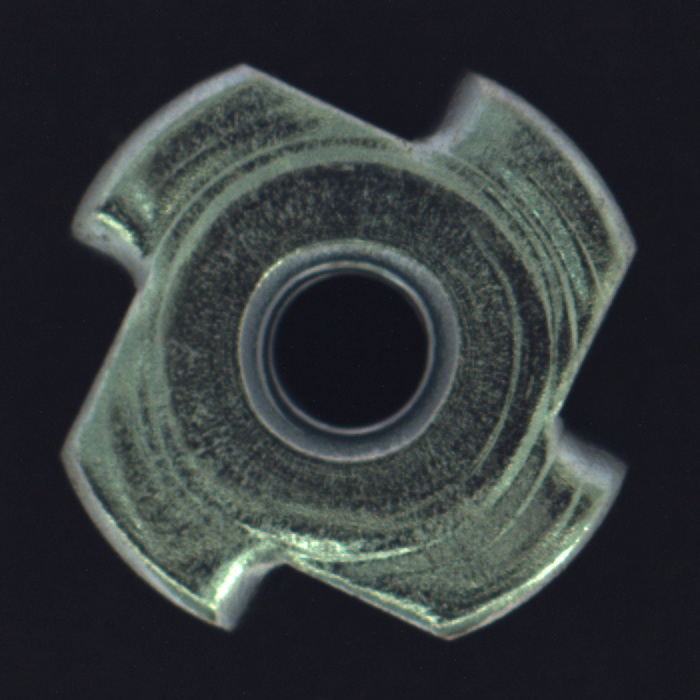
#> input picture mvtech_datasets/metal_nut/test/good/000.png, 700 x 700 px, found by its file name
$ python scratch.py
#> lines starting #> are read from the running program, lines starting #| are printed output that depends on the picture


from PIL import Image
import numpy as np

# Load an image
image = Image.open('../mvtech_datasets/metal_nut/train/good/000.png')  # Replace 'image.jpg' with your image file
#> image is the input picture: PIL image 700x700 RGB; mean R, G, B 51.7, 57.2, 58.2

# Convert the image to a NumPy array
image_array = np.array(image)

# Print the 3D array
print(image_array)
#> (printed output is left out)


# Optional: Display some details about the array
print(f"Shape of the array: {image_array.shape}") # e.g., (height, width, 3) for RGB images
#| Shape of the array: (700, 700, 3)
print(f"Data type: {image_array.dtype}")
#| Data type: uint8

# Iterate through the pixels
height, width, channels = image_array.shape
#> height = 700; width = 700; channels = 3

for y in range(height):
    for x in range(width):
        rgb_values = image_array[y, x]  # Access RGB values at (x, y)
        print(f"x: {x}, y: {y}, RGB: {rgb_values}")

# Convert to grayscale (if needed)
gray_image = image.convert('L')

# Access pixel values
pixels = np.array(gray_image)  # Convert to NumPy array
print(pixels)
pixel_value = pixels[50, 50]   # Get the pixel value at row 50, column 50
#> pixel_value = 25
print("Pixel value:", pixel_value)


# Print the shape of the array
print("Pixel array shape:", pixels.shape)


from PIL import Image
import numpy as np
import matplotlib.pyplot as plt

# Convert the image to a NumPy array
image_array = np.array(image)

# If the image has an alpha channel, remove it for simplicity
if image_array.shape[-1] == 4:
    image_array = image_array[:, :, :3]

# Convert RGB to grayscale for colormap application (optional)
grayscale_image = np.mean(image_array, axis=2)

# Display the image with the Viridis colormap
plt.imshow(grayscale_image, cmap='viridis')
plt.colorbar()  # Optional: Add a colorbar to show the mapping
plt.title("Image in Viridis Colormap")
plt.show()
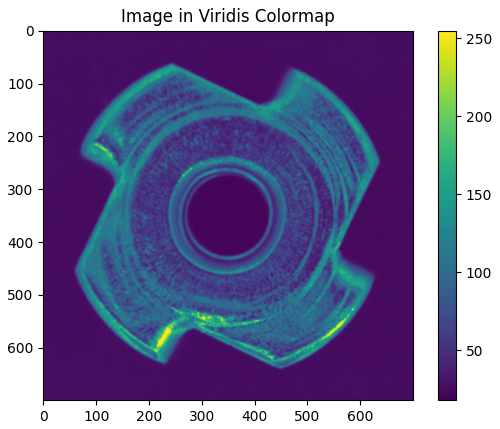
#> figure drawn by matplotlib, 2 panels

$ run again, with mvtech_datasets/metal_nut/test/good/001.png copied over mvtech_datasets/metal_nut/test/good/000.png
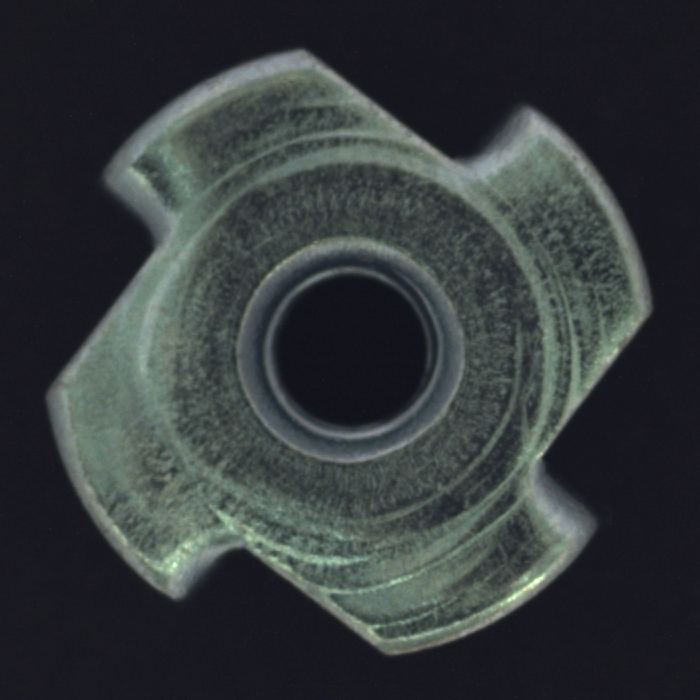
#> input picture mvtech_datasets/metal_nut/test/good/001.png, 700 x 700 px, found by its file name
#> image is the input picture: PIL image 700x700 RGB; mean R, G, B 52.9, 58.3, 59.7
#> (printed output is left out)
#| Shape of the array: (700, 700, 3)
#| Data type: uint8
#> pixel_value = 25
#> `plt.show()`:
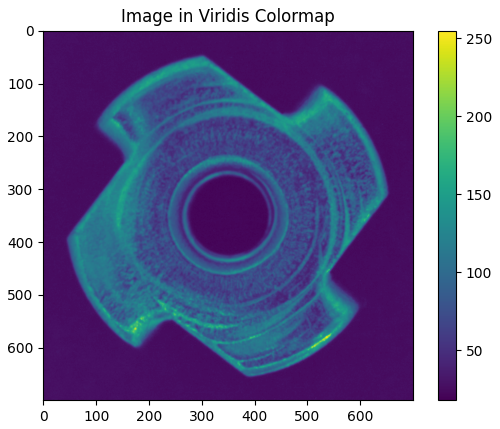
#> figure drawn by matplotlib, 2 panels

$ run again, with mvtech_datasets/metal_nut/test/good/003.png copied over mvtech_datasets/metal_nut/test/good/000.png
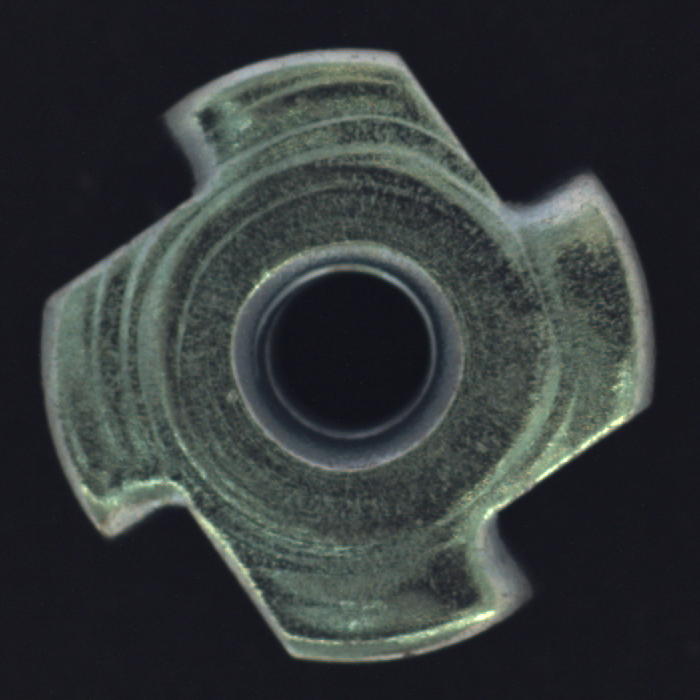
#> input picture mvtech_datasets/metal_nut/test/good/003.png, 700 x 700 px, found by its file name
#> image is the input picture: PIL image 700x700 RGB; mean R, G, B 51.9, 57, 57.9
#> (printed output is left out)
#| Shape of the array: (700, 700, 3)
#| Data type: uint8
#> pixel_value = 26
#> `plt.show()`:
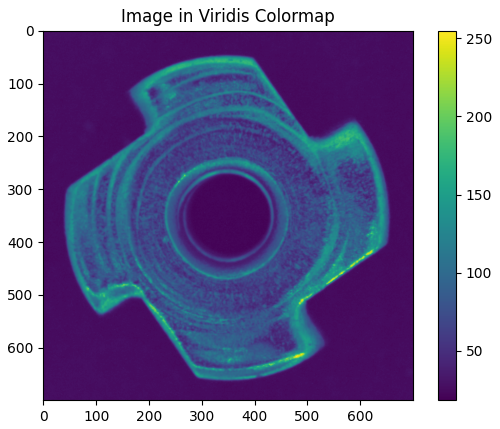
#> figure drawn by matplotlib, 2 panels
